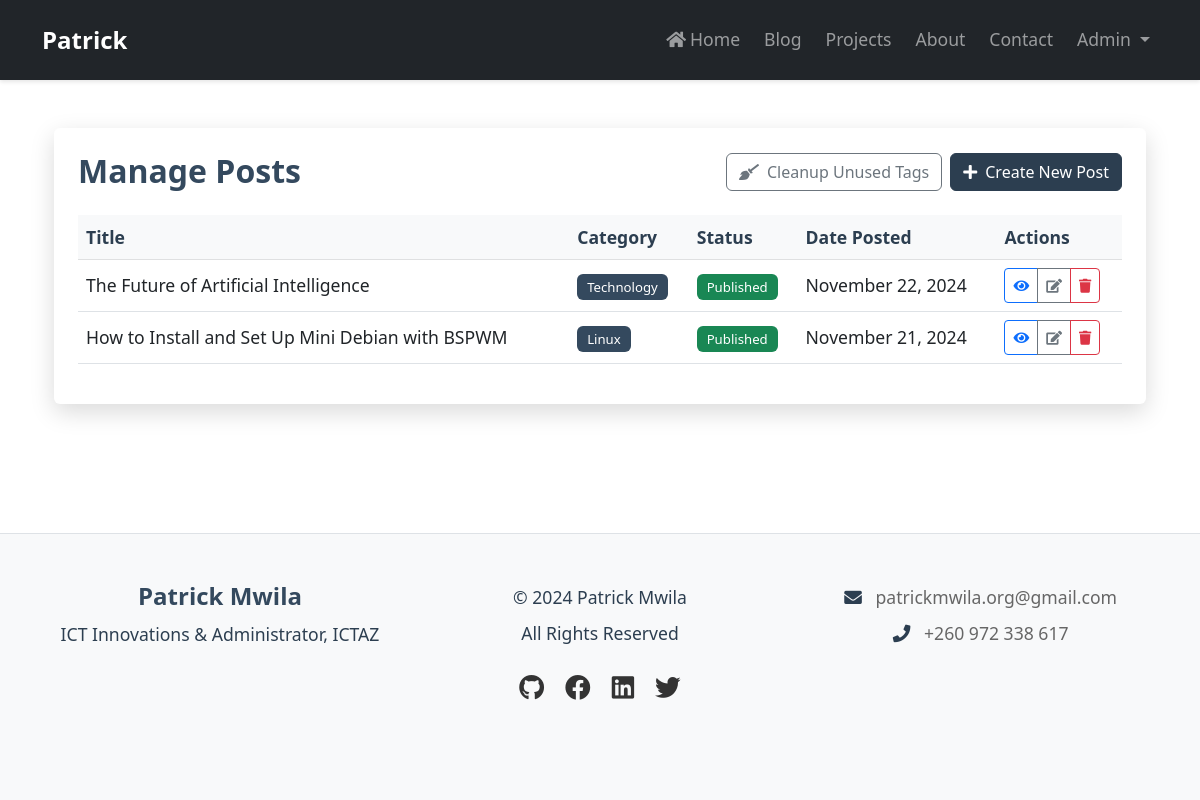
The app's page /admin/manage-posts (signed in) with its own data.
### models.py (models this page shows, shortened)
class Post(db.Model):
    id = db.Column(db.Integer, primary_key=True)
    title = db.Column(db.String(200), nullable=False)
    slug = db.Column(db.String(200), unique=True, nullable=False)
    summary = db.Column(db.Text)
    content = db.Column(db.Text, nullable=False)
    date_posted = db.Column(db.DateTime, nullable=False, default=datetime.utcnow)
    last_modified = db.Column(db.DateTime, nullable=False, default=datetime.utcnow, onupdate=datetime.utcnow)
    is_draft = db.Column(db.Boolean, default=False)
    category_id = db.Column(db.Integer, db.ForeignKey('category.id'))
    user_id = db.Column(db.Integer, db.ForeignKey('user.id'), nullable=False)

class Category(db.Model):
    id = db.Column(db.Integer, primary_key=True)
    name = db.Column(db.String(50), nullable=False)
    slug = db.Column(db.String(50), unique=True, nullable=False)
    posts = db.relationship('Post', backref='category', lazy=True)

### admin.py (the view)
@admin.route('/manage-posts')
@login_required
def manage_posts():
    posts = Post.query.order_by(Post.date_posted.desc()).all()
    categories = Category.query.order_by(Category.name).all()
    return render_template('admin/manage_posts.html', posts=posts, categories=categories)

### templates/admin/manage_posts.html (shortened to what this page needs)
{% extends "base.html" %}
{% block content %}
<div class="container mt-4 mb-4">
    <div class="card shadow-lg border-0">
        <div class="card-body p-4">
            <div class="d-flex justify-content-between align-items-center mb-4">
                <h2 class="mb-0">Manage Posts</h2>
                <div class="d-flex gap-2">
                    <button onclick="cleanupTags()" class="btn btn-outline-secondary">
                        <i class="fas fa-broom me-2"></i>Cleanup Unused Tags
                    </button>
                    <a href="{{ url_for('admin.create_post') }}" class="btn btn-primary">
                        <i class="fas fa-plus me-2"></i>Create New Post
                    </a>
                </div>
            </div>
            <div class="table-responsive">
                <table class="table table-hover align-middle">
                    <thead class="table-light">
                        <tr>
                            <th>Title</th>
                            <th>Category</th>
                            <th>Status</th>
                            <th>Date Posted</th>
                            <th>Actions</th>
                        </tr>
                    </thead>
                    <tbody>
                        {% for post in posts %}
                        <tr>
                            <td>
                                <div class="d-flex align-items-center">
                                    <span class="fw-medium">{{ post.title }}</span>
                                </div>
                            </td>
                            <td>
                                {% if post.category %}
                                    <span class="badge" style="background-color: #34495E;">{{ post.category.name }}</span>
                                {% else %}
                                    <span class="text-muted">-</span>
                                {% endif %}
                            </td>
                            <td>
                                {% if post.is_draft %}
                                    <span class="badge bg-warning text-dark">Draft</span>
                                {% else %}
                                    <span class="badge bg-success">Published</span>
                                {% endif %}
                            </td>
                            <td>{{ post.date_posted.strftime('%B %d, %Y') }}</td>
                            <td>
                                <div class="btn-group">
                                    <a href="{{ url_for('post', post_id=post.id) }}" class="btn btn-sm btn-outline-primary" title="View">
                                        <i class="fas fa-eye"></i>
                                    </a>
                                    <a href="{{ url_for('admin.edit_post', post_id=post.id) }}" class="btn btn-sm btn-outline-secondary" title="Edit">
                                        <i class="fas fa-edit"></i>
                                    </a>
                                    <button type="button" class="btn btn-sm btn-outline-danger"
                                            onclick="deletePost({{ post.id }})" title="Delete">
                                        <i class="fas fa-trash"></i>
                                    </button>
                                </div>
                            </td>
                        </tr>
                        {% endfor %}
                    </tbody>
                </table>
            </div>
        </div>
    </div>
</div>
{% endblock %}

### static/css/style.css (style rules this page uses)
body { font-family: 'Segoe UI', Tahoma, Geneva, Verdana, sans-serif; line-height: 1.6; color: #333; font-size: 1.1rem; }
h1, h2, h3, h4, h5, h6, .card-title, .project-title, .blog-title { color: #34495E !important; font-weight: 600; }
h2 { font-size: 2rem; margin-bottom: 1.25rem; }
.btn-primary { background-color: #2C3E50; border-color: #2C3E50; transition: all 0.3s ease; }
a { color: #3498db; text-decoration: none; transition: color 0.2s ease; }
.table th { font-weight: 600; color: #2c3e50; }
.btn-group .btn { padding: 0.375rem 0.5rem; }
.btn-group .btn i { font-size: 0.875rem; }
.fw-medium { font-weight: 500; }
.badge { padding: 0.5em 0.75em; font-weight: 500; }
.card.shadow-lg { box-shadow: 0 0.5rem 1.5rem rgba(0, 0, 0, 0.15) !important; }

### templates/base.html (style rules this page uses)
body { min-height: 100vh; display: flex; flex-direction: column; }

### records on screen
Post: title "The Future of Artificial Intelligence", category.name "Technology", is_draft "Published", date_posted "November 22, 2024"
Post: title "How to Install and Set Up Mini Debian with BSPWM", category.name "Linux", is_draft "Published", date_posted "November 21, 2024"
